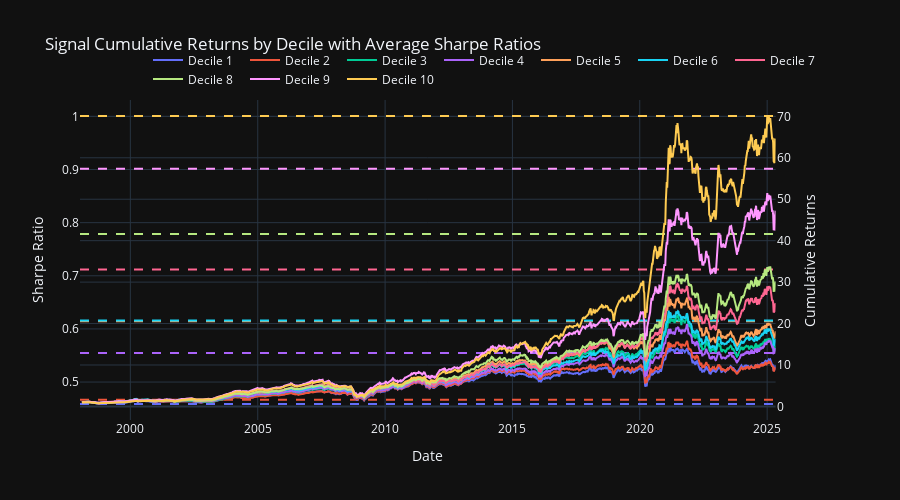

Source (notebook cell):
### Markdown cell above
**Signal Decile Plot:**
This visualization presents the cumulative returns of the signal divided into deciles, illustrating how different strength levels of the signal perform over time. It also incorporates average Sharpe ratios for each decile.

### Code cell
evaluator.signal_decile_plot

### Figure 1 — Plotly figure (JSON) as saved in the notebook; plotly's stock layout.template omitted (floating-point values rounded to 4 significant figures; data arrays with more than 128 entries replaced by an {"elided": "..."} marker saying what was removed)
{"data": [{"mode": "lines", "name": "Decile 1", "type": "scatter", "x": {"elided": "1426 str values"}, "xaxis": "x", "y": {"elided": "1426 float values"}, "yaxis": "y2"}, {"mode": "lines", "name": "Decile 2", "type": "scatter", "x": {"elided": "1426 str values"}, "xaxis": "x", "y": {"elided": "1426 float values"}, "yaxis": "y2"}, {"mode": "lines", "name": "Decile 3", "type": "scatter", "x": {"elided": "1426 str values"}, "xaxis": "x", "y": {"elided": "1426 float values"}, "yaxis": "y2"}, {"mode": "lines", "name": "Decile 4", "type": "scatter", "x": {"elided": "1426 str values"}, "xaxis": "x", "y": {"elided": "1426 float values"}, "yaxis": "y2"}, {"mode": "lines", "name": "Decile 5", "type": "scatter", "x": {"elided": "1426 str values"}, "xaxis": "x", "y": {"elided": "1426 float values"}, "yaxis": "y2"}, {"mode": "lines", "name": "Decile 6", "type": "scatter", "x": {"elided": "1426 str values"}, "xaxis": "x", "y": {"elided": "1426 float values"}, "yaxis": "y2"}, {"mode": "lines", "name": "Decile 7", "type": "scatter", "x": {"elided": "1426 str values"}, "xaxis": "x", "y": {"elided": "1426 float values"}, "yaxis": "y2"}, {"mode": "lines", "name": "Decile 8", "type": "scatter", "x": {"elided": "1426 str values"}, "xaxis": "x", "y": {"elided": "1426 float values"}, "yaxis": "y2"}, {"mode": "lines", "name": "Decile 9", "type": "scatter", "x": {"elided": "1426 str values"}, "xaxis": "x", "y": {"elided": "1426 float values"}, "yaxis": "y2"}, {"mode": "lines", "name": "Decile 10", "type": "scatter", "x": {"elided": "1426 str values"}, "xaxis": "x", "y": {"elided": "1426 float values"}, "yaxis": "y2"}, {"line": {"dash": "dash"}, "mode": "lines", "name": "Decile 1 Sharpe: 0.46", "showlegend": false, "type": "scatter", "x": ["1998-01-09T00:00:00", "2025-05-02T00:00:00"], "xaxis": "x", "y": [0.4587, 0.4587], "yaxis": "y"}, {"line": {"dash": "dash"}, "mode": "lines", "name": "Decile 2 Sharpe: 0.47", "showlegend": false, "type": "scatter", "x": ["1998-01-09T00:00:00", "2025-05-02T00:00:00"], "xaxis": "x", "y": [0.4668, 0.4668], "yaxis": "y"}, {"line": {"dash": "dash"}, "mode": "lines", "name": "Decile 3 Sharpe: 0.55", "showlegend": false, "type": "scatter", "x": ["1998-01-09T00:00:00", "2025-05-02T00:00:00"], "xaxis": "x", "y": [0.5547, 0.5547], "yaxis": "y"}, {"line": {"dash": "dash"}, "mode": "lines", "name": "Decile 4 Sharpe: 0.55", "showlegend": false, "type": "scatter", "x": ["1998-01-09T00:00:00", "2025-05-02T00:00:00"], "xaxis": "x", "y": [0.5549, 0.5549], "yaxis": "y"}, {"line": {"dash": "dash"}, "mode": "lines", "name": "Decile 5 Sharpe: 0.61", "showlegend": false, "type": "scatter", "x": ["1998-01-09T00:00:00", "2025-05-02T00:00:00"], "xaxis": "x", "y": [0.6145, 0.6145], "yaxis": "y"}, {"line": {"dash": "dash"}, "mode": "lines", "name": "Decile 6 Sharpe: 0.62", "showlegend": false, "type": "scatter", "x": ["1998-01-09T00:00:00", "2025-05-02T00:00:00"], "xaxis": "x", "y": [0.616, 0.616], "yaxis": "y"}, {"line": {"dash": "dash"}, "mode": "lines", "name": "Decile 7 Sharpe: 0.71", "showlegend": false, "type": "scatter", "x": ["1998-01-09T00:00:00", "2025-05-02T00:00:00"], "xaxis": "x", "y": [0.7116, 0.7116], "yaxis": "y"}, {"line": {"dash": "dash"}, "mode": "lines", "name": "Decile 8 Sharpe: 0.78", "showlegend": false, "type": "scatter", "x": ["1998-01-09T00:00:00", "2025-05-02T00:00:00"], "xaxis": "x", "y": [0.7784, 0.7784], "yaxis": "y"}, {"line": {"dash": "dash"}, "mode": "lines", "name": "Decile 9 Sharpe: 0.90", "showlegend": false, "type": "scatter", "x": ["1998-01-09T00:00:00", "2025-05-02T00:00:00"], "xaxis": "x", "y": [0.9015, 0.9015], "yaxis": "y"}, {"line": {"dash": "dash"}, "mode": "lines", "name": "Decile 10 Sharpe: 1.00", "showlegend": false, "type": "scatter", "x": ["1998-01-09T00:00:00", "2025-05-02T00:00:00"], "xaxis": "x", "y": [1.001, 1.001], "yaxis": "y"}], "layout": {"height": 500, "legend": {"orientation": "h", "x": 1, "xanchor": "right", "y": 1.02, "yanchor": "bottom"}, "title": {"text": "Signal Cumulative Returns by Decile with Average Sharpe Ratios"}, "xaxis": {"anchor": "y", "domain": [0, 0.94], "title": {"text": "Date"}}, "yaxis": {"anchor": "x", "domain": [0, 1], "title": {"text": "Sharpe Ratio"}}, "yaxis2": {"anchor": "x", "overlaying": "y", "side": "right", "title": {"text": "Cumulative Returns"}}}}
